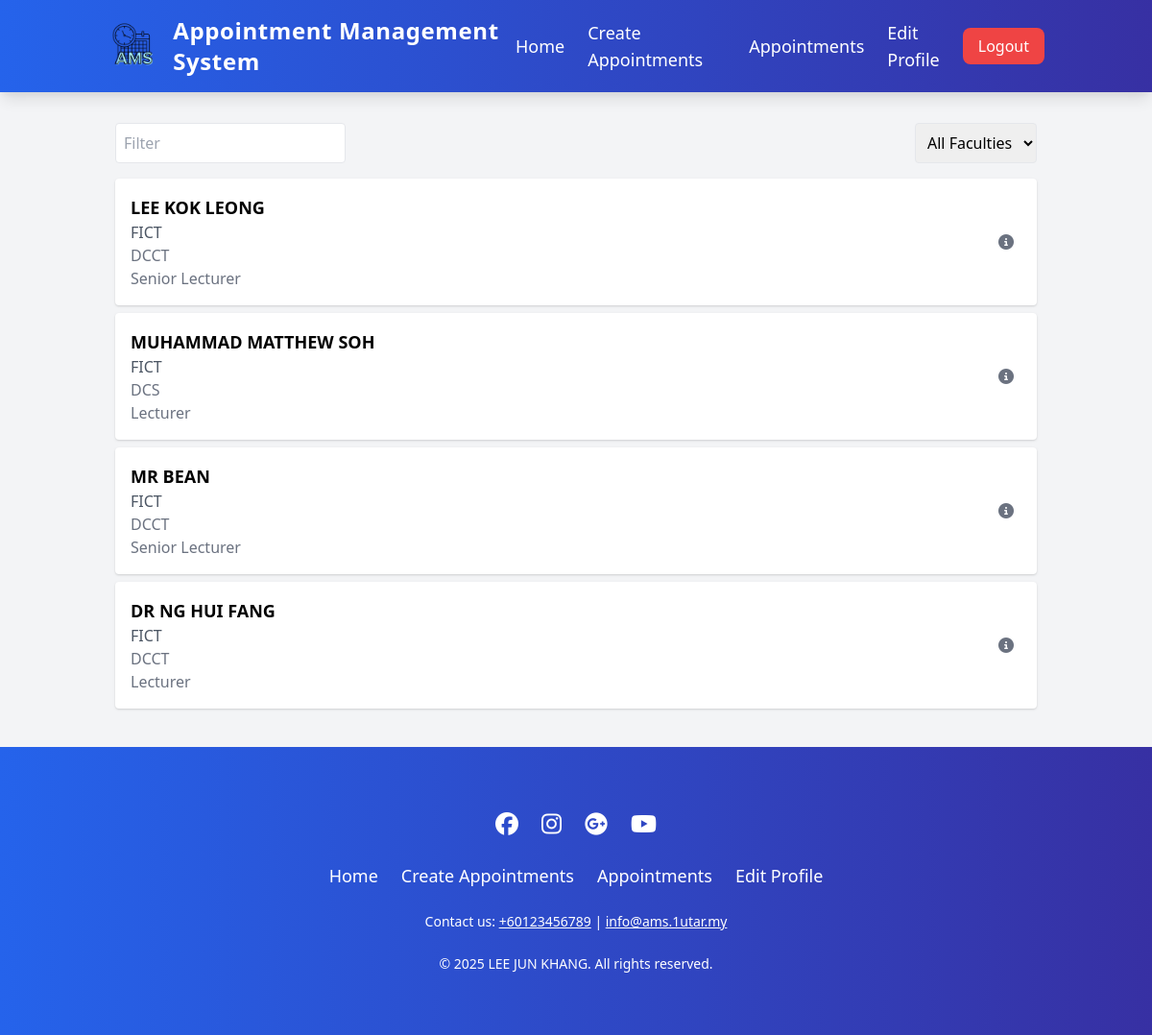
Screenshot of /lecturer_list.php (signed in) with the database file from the repository.
### tables this page shows
CREATE TABLE `lecturers` (
  `id` bigint(11) NOT NULL,
  `user_id` bigint(11) NOT NULL,
  `username` varchar(100) NOT NULL,
  `faculty` varchar(100) NOT NULL,
  `department` varchar(100) NOT NULL,
  `designation` varchar(50) NOT NULL,
  `office_no` text DEFAULT NULL
);

### lecturer_list.php (the view, shortened to what this page needs)
<?php
include('database.php');
$query = "SELECT id, username, user_id, faculty, department, designation FROM lecturers";
$result = $con->query($query);
$lecturers = [];
if ($result->num_rows > 0) {
    while ($row = $result->fetch_assoc()) {
        $lecturer_id = $row['id'];
        $avail_query = "SELECT * FROM lecturer_availability WHERE lecturer_id = ?";
        $stmt = $con->prepare($avail_query);
        $stmt->bind_param("i", $lecturer_id);
        $stmt->execute();
        $avail_result = $stmt->get_result();
        $availability_strings = [];
        while ($avail_row = $avail_result->fetch_assoc()) {
            if ($avail_row['is_recurring']) {
                $days = ['Sunday', 'Monday', 'Tuesday', 'Wednesday', 'Thursday', 'Friday', 'Saturday'];
                $day_of_week = $days[$avail_row['day_of_week']];
                $start_time = date("h:i A", strtotime($avail_row['start_time']));
                $end_time = date("h:i A", strtotime($avail_row['end_time']));
                $recurring_period = '';
                if ($avail_row['start_date'] && $avail_row['end_date']) {
                    $start_date = date("d M Y", strtotime($avail_row['start_date']));
                    $end_date = date("d M Y", strtotime($avail_row['end_date']));
                    $recurring_period = " (from $start_date to $end_date)";
                }
                $availability_strings[] = "Every $day_of_week, $start_time - $end_time$recurring_period";
            } else {
                $start_datetime = date("d M Y, h:i A", strtotime($avail_row['start_datetime']));
                $end_datetime = date("h:i A", strtotime($avail_row['end_datetime']));
                $availability_strings[] = "$start_datetime - $end_datetime";
            }
        }
        $row['availability'] = $availability_strings;
        $lecturers[] = $row;
    }
}
?>
<!DOCTYPE html>
<html lang="en">
<head>
    <link href="https://cdn.jsdelivr.net/npm/tailwindcss@2.2.19/dist/tailwind.min.css" rel="stylesheet">
    <link rel="stylesheet" href="https://cdnjs.cloudflare.com/ajax/libs/font-awesome/6.5.2/css/all.min.css">
</head>
<body class="bg-gray-100 font-merriweather">
    <?php
    include("header.php");
    ?>
    <div class="container mx-auto p-4">
        <div class="flex justify-between items-center mb-4">
            <div class="relative w-1/4">
                <input type="text" id="search-filter" placeholder="Filter" class="border p-2 rounded w-full">
            </div>
            <select class="border p-2 rounded">
                <option>All Faculties</option>
            </select>
        </div>
        <div id="lecturer-list">
            <?php if (empty($lecturers)): ?>
            <p class="text-center text-gray-500">No lecturers found.</p>
            <?php else: ?>
            <?php foreach ($lecturers as $lecturer): ?>
            <div class="lecturer-card bg-white p-4 mb-2 rounded shadow flex justify-between items-center cursor-pointer"
                data-id="<?php echo $lecturer['id']; ?>"
                data-availability="<?php echo htmlspecialchars(json_encode($lecturer['availability'])); ?>">
                <div>
                    <h3 class="text-lg font-semibold"><?php echo htmlspecialchars($lecturer['username']); ?></h3>
                    <p class="text-gray-600"><?php echo htmlspecialchars($lecturer['faculty']); ?></p>
                    <p class="text-gray-500"><?php echo htmlspecialchars($lecturer['department']); ?></p>
                    <p class="text-gray-500"><?php echo htmlspecialchars($lecturer['designation']); ?></p>
                </div>
                <div class="flex space-x-4">
                    <button
                        class="text-gray-500 hover:text-blue-600 p-2 rounded-full hover:bg-blue-50 transition-colors duration-300"
                        title="View Details">
                        <i class="fas fa-info-circle"></i>
                    </button>
                </div>
            </div>
            <?php endforeach; ?>
            <?php endif; ?>
        </div>
    </div>
    <?php
    include("footer.php");
    ?>
</body>
</html>

### lecturer_list.php (style rules this page uses)
html, body { height: 100%; margin: 0; }

### header.php (style rules this page uses)
html, body { height: 100%; margin: 0; display: flex; flex-direction: column; }

### rows the page displays
lecturers: username "LEE KOK LEONG", faculty "FICT", department "DCCT", designation "Senior Lecturer"
lecturers: username "MUHAMMAD MATTHEW SOH", faculty "FICT", department "DCS", designation "Lecturer"
lecturers: username "MR BEAN", faculty "FICT", department "DCCT", designation "Senior Lecturer"
lecturers: username "DR NG HUI FANG", faculty "FICT", department "DCCT", designation "Lecturer"
